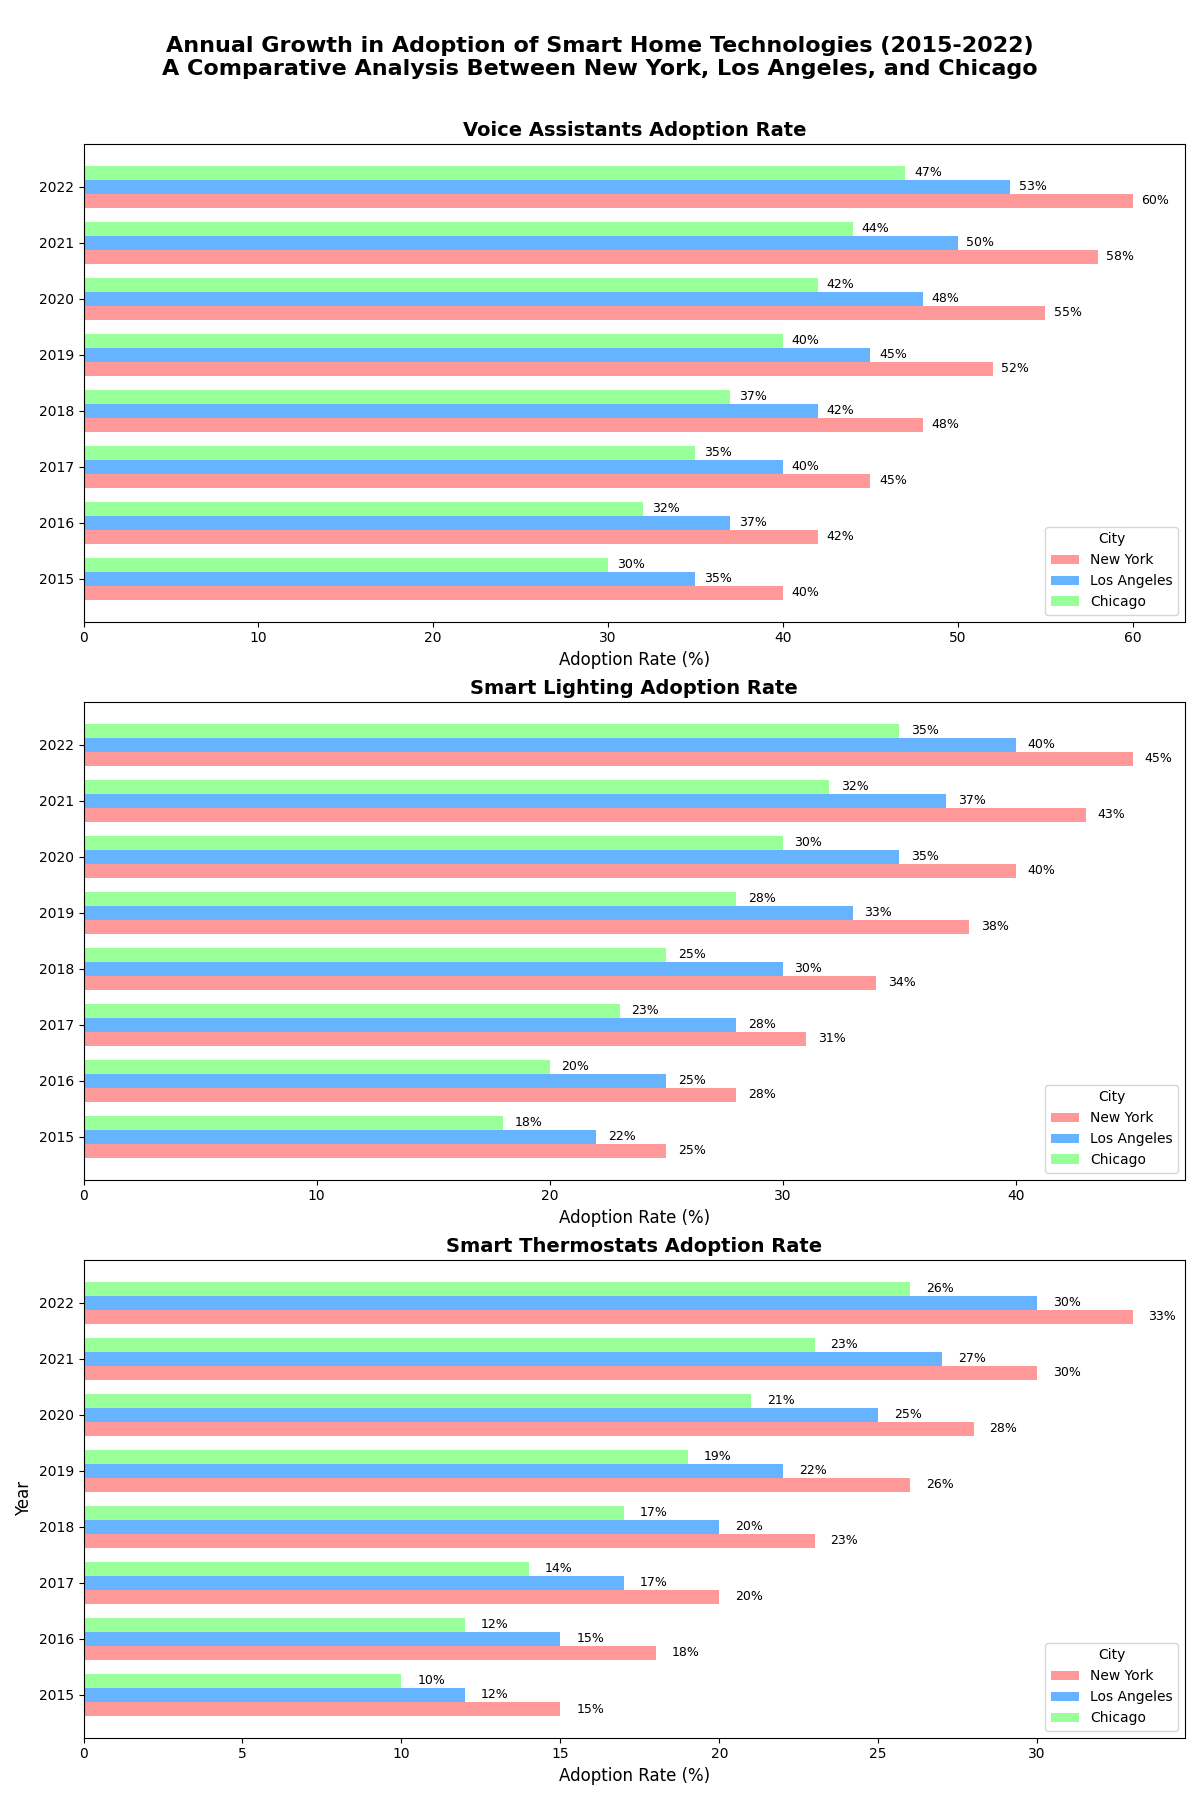

Write Python code to recreate this figure.
import matplotlib.pyplot as plt
import numpy as np

years = np.arange(2015, 2023)
cities = ['New York', 'Los Angeles', 'Chicago']

voice_assistants = np.array([
    [40, 42, 45, 48, 52, 55, 58, 60],
    [35, 37, 40, 42, 45, 48, 50, 53],
    [30, 32, 35, 37, 40, 42, 44, 47]
])

smart_lighting = np.array([
    [25, 28, 31, 34, 38, 40, 43, 45],
    [22, 25, 28, 30, 33, 35, 37, 40],
    [18, 20, 23, 25, 28, 30, 32, 35]
])

smart_thermostats = np.array([
    [15, 18, 20, 23, 26, 28, 30, 33],
    [12, 15, 17, 20, 22, 25, 27, 30],
    [10, 12, 14, 17, 19, 21, 23, 26]
])

fig, axs = plt.subplots(3, 1, figsize=(12, 18), sharey=True)

bar_width = 0.25
position = np.arange(len(years))
colors = ['#ff9999','#66b3ff','#99ff99']
titles = ['Voice Assistants Adoption Rate', 'Smart Lighting Adoption Rate', 'Smart Thermostats Adoption Rate']

for i, data in enumerate([voice_assistants, smart_lighting, smart_thermostats]):
    city1 = axs[i].barh(position - bar_width, data[0], bar_width, label=cities[0], color=colors[0])
    city2 = axs[i].barh(position, data[1], bar_width, label=cities[1], color=colors[1])
    city3 = axs[i].barh(position + bar_width, data[2], bar_width, label=cities[2], color=colors[2])
    
    for bar in city1 + city2 + city3:
        xval = bar.get_width()
        axs[i].text(xval + 0.5, bar.get_y() + bar.get_height()/2.0, f"{xval}%", va='center', fontsize=9)

    axs[i].set_title(titles[i], fontsize=14, fontweight='bold')
    axs[i].set_xlabel('Adoption Rate (%)', fontsize=12)
    axs[i].legend(title='City', fontsize=10, loc='lower right')

axs[-1].set_yticks(position)
axs[-1].set_yticklabels(years)
axs[-1].set_ylabel('Year', fontsize=12)

plt.tight_layout()
fig.suptitle('Annual Growth in Adoption of Smart Home Technologies (2015-2022)\nA Comparative Analysis Between New York, Los Angeles, and Chicago',
             fontsize=16, fontweight='bold')
fig.subplots_adjust(top=0.92)

plt.show()
